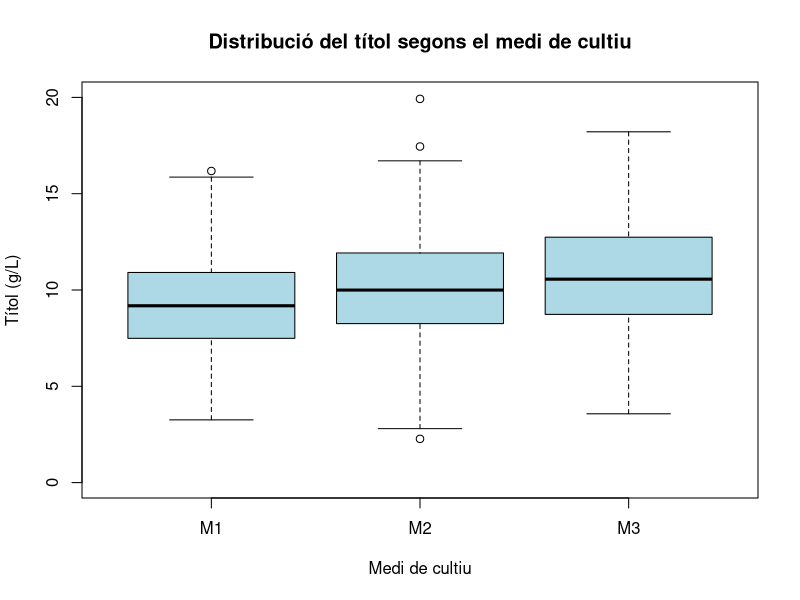
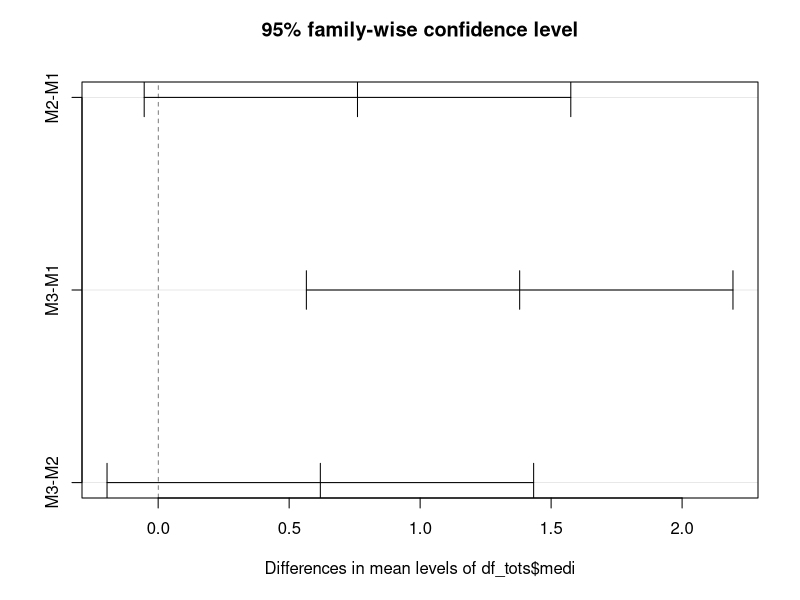

These charts were generated, in order, by the following R code:
## ---- chunk 1
df_tots <- read.csv("datasets/bioreact/bioreact_tots.csv")
df_tots$medi<-factor(df_tots$medi)
## ---- chunk 2
# Comparacions per parelles sense correcció (no recomanat)
pairwise.t.test(df_tots$titol, df_tots$medi, p.adjust.method = "none")
## ---- chunk 3
boxplot(df_tots$titol ~ df_tots$medi,
        col = "lightblue",
        main = "Distribució del títol segons el medi de cultiu",
        xlab = "Medi de cultiu",
        ylab = "Títol (g/L)",
        ylim = c(0,20)
)
## ---- chunk 4
# Comparacions per parelles sense correcció (no recomanat globalment)
pairwise.t.test(df_tots$titol, df_tots$medi, p.adjust.method = "bonf")
## ---- chunk 5
# Comparacions per parelles sense correcció (no recomanat globalment)
pairwise.t.test(df_tots$titol, df_tots$medi, p.adjust.method = "holm")
## ---- chunk 6
anova_bioreact <- aov(df_tots$titol ~ df_tots$medi)
## ---- chunk 7
TukeyHSD(anova_bioreact)
## ---- chunk 8
HSD_bioreact <- TukeyHSD(anova_bioreact)
plot(HSD_bioreact)
